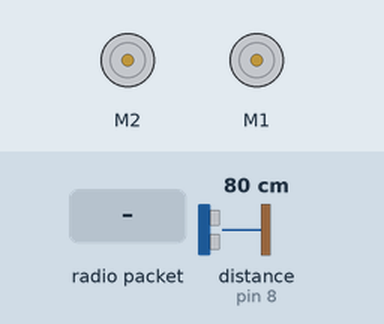
A sketch run on a simulated Arduino Uno, built with avr-gcc and run on an emulated ATmega328P. Parts: 2 × DC motor (green arrow = forward, orange = backward, longer = faster). Wiring (inferred from the names in the program): ultrasonic range finder: trigger pin 7; echo pin 8. Inputs (shaded band) come from the test bench; at power-on: distance to the obstacle (sensor on pin 8) 80 cm. The echo pulse lasts 58.3 µs per cm; no radio packets arrive unless stated.

Above: at 1.2 s.
1.3 s: radio packet "0" arrives
At 2.5 s:
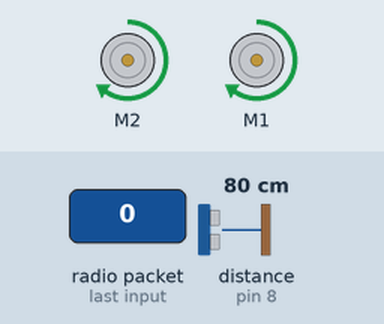
2.8 s: radio packet "2" arrives
At 3.9 s:
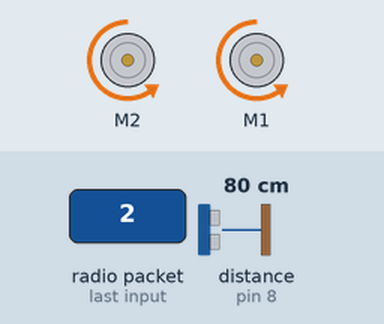
4.3 s: radio packet "3" arrives
At 5.1 s:
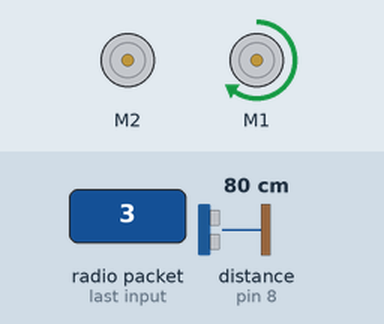
5.8 s: radio packet "4" arrives
At 6.2 s:
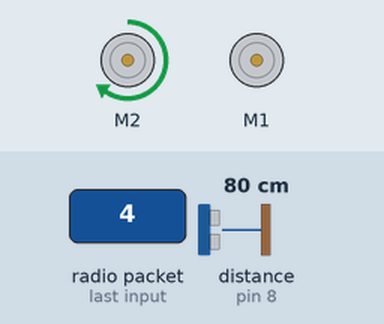
7.3 s: radio packet "1" arrives
At 8.5 s:
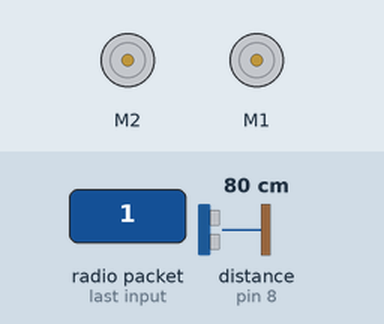
Timing chart, 0 to 9.8 s (numbered marks = the images above; inputs shaded):
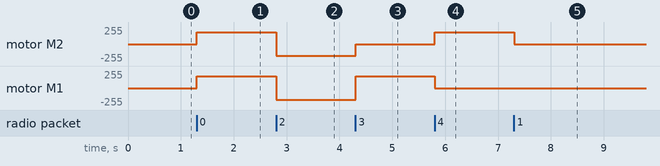

The sketch:

Receiver.ino
```cpp
/*
 * Class for recieving and moving the car.
 */

#include <VirtualWire.h>
#include "Control.h"

#define TRIG_PIN 7
#define ECHO_PIN 8

ControlClass control = ControlClass();

long duration;
int distance;

void setup() {
  control.SETUP();

  pinMode(TRIG_PIN, OUTPUT);
  pinMode(ECHO_PIN, INPUT);

  vw_set_rx_pin(2);         //Receiver pin
  vw_setup(4000);           //Initialize library, bits/sec
  vw_rx_start();            //Start monitoring of the reception of data
}

void loop() {

  // Monitors the distance of object in front of it
  digitalWrite(TRIG_PIN, LOW);
  delayMicroseconds(2);

  digitalWrite(TRIG_PIN, HIGH);
  delayMicroseconds(10);
  digitalWrite(TRIG_PIN, LOW);

  // Reads echoPin, returns the sound wave travel time and calculates distance
  duration = pulseIn(ECHO_PIN, HIGH);
  distance= duration*0.034/2;

  uint8_t buf[VW_MAX_MESSAGE_LEN];
  uint8_t buflen = VW_MAX_MESSAGE_LEN;

  if (vw_get_message(buf, &buflen)) {
     if(buf[0]=='0') {
        if(distance <= 10){     //If distance is less than 6", stop the car
          control.release();
        }
        else{
          control.forward();    //Forward
        }
     }
     if(buf[0]=='1') {
        control.release();      //Stop
     }
     if(buf[0]=='2') {
        control.backward();     //Reverse
     }
     if(buf[0]=='3') {
        control.turnLeft();     //Left turn
     }
     if(buf[0]=='4') {
        control.turnRight();    //Right turn
     }
  }
} //loop
```

Measured:
- after the input at 1.3 s, motor M2, motor M1: stopped → forward 175/255 at once
- after the input at 2.8 s, motor M2, motor M1: forward 175/255 → backward 175/255 at once
- after the input at 4.3 s, motor M2: backward 175/255 → stopped at once; motor M1: backward 175/255 → forward 175/255 at once
- after the input at 5.8 s, motor M2: stopped → forward 175/255 at once; motor M1: forward 175/255 → stopped at once
- after the input at 7.3 s, motor M2: forward 175/255 → stopped at once
